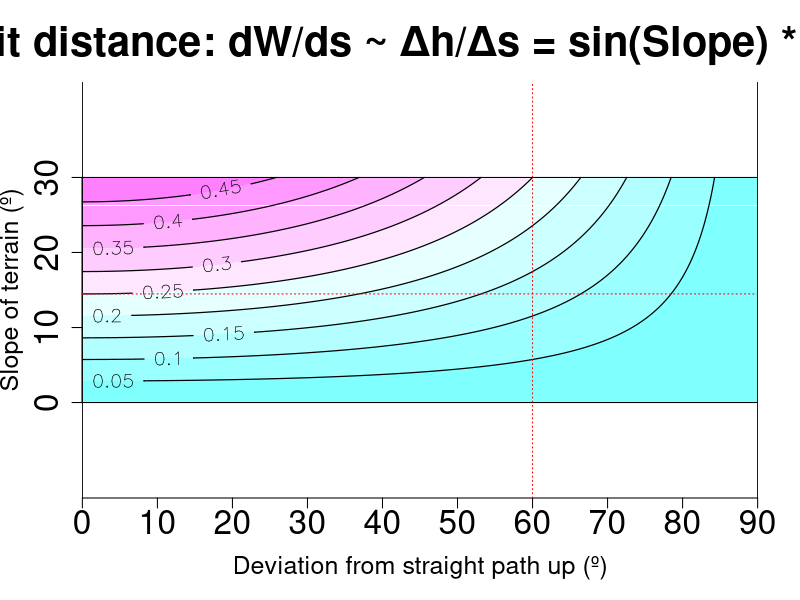
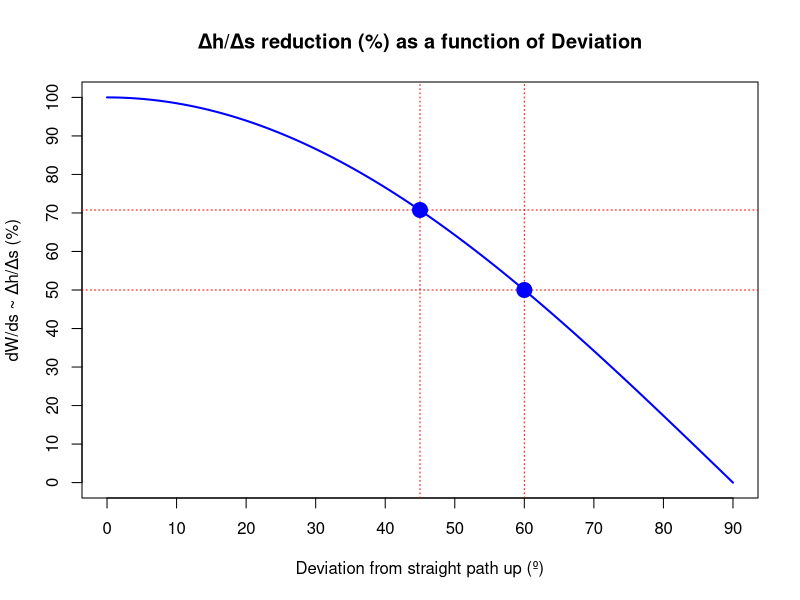

Reproduce these figures in R, in order.
# Calculating the effort saved by zigzagging uphill on a bicycle
# www.overfitting.net
# https://www.overfitting.net/2025/10/subiendo-cuestas-en-bicicleta.html

library(Cairo)

# Fine grid of values
RESOL=10
minalpha=0; maxalpha=30
alpha <- seq(from=minalpha, to=maxalpha, length.out=(maxalpha-minalpha+1)*RESOL)

mintheta=0; maxtheta=90
theta <- seq(from=mintheta, to=maxtheta, length.out=(maxtheta-mintheta+1)*RESOL)

# Convert to radians
alpha_rad <- alpha * pi / 180
theta_rad <- theta * pi / 180

# Build matrix: rows = alpha, cols = theta
M <- outer(alpha_rad, theta_rad, function(a, t) sin(a) * cos(t))
# Add row and column names
rownames(M) <- alpha      # alpha values
colnames(M) <- theta      # theta values

# Write data
# write.csv2(M, "bike.csv")

NCOL=10
CairoPNG("bicycleheatmap.png", width=1920, height=1080)
    # Plot using original increasing alpha
    image(theta, alpha, t(M),
          # col = gray.colors(NCOL, start = 1, end = 0.25),
          col = cm.colors(NCOL),
          xlab = "Deviation from straight path up (º)",
          ylab = "Slope of terrain (º)",
          main = "Effort per unit distance: dW/ds ~ Δh/Δs = sin(Slope) * cos(Deviation)",
          cex.main = 2.5, cex.lab = 1.5,
          asp=1, axes = FALSE)
    abline(h=c(minalpha, maxalpha), v=c(mintheta, maxtheta))

    # Tick marks every 10°
    ticksalpha <- seq(minalpha, maxalpha, by = 10)
    tickstheta <- seq(mintheta, maxtheta, by = 10)
    axis(1, at = tickstheta, labels = tickstheta, cex.axis = 2)
    axis(2, at = ticksalpha, labels = ticksalpha, cex.axis = 2)
    
    contour(theta, alpha, t(M),
            add = TRUE,
            levels = seq(min(M), max(M), length.out=NCOL+1),
            drawlabels = TRUE,  # set to FALSE to hide numbers
            labelfmt = "%.3f",
            lwd = 1.2, labcex = 1.2, col = 'black')
    
    # Example 1: calculate angle to get slope/effort halved
    value_1_4=asin(1/4)  # slope to get dh/ds=0.25
    print(paste0("Slope at which dh/ds=0.25: ", round(value_1_4*180/pi,1), "º"))
    i=as.integer(which.min(abs(M[,1]-value_1_4)))
    vec=M[i,]
    j=as.integer(which.min(abs(vec-max(vec)/2)))
    print(paste0("Must be around 0.25/2=0.125: ", M[i,j]))
    abline(h=value_1_4*180/pi, v=(j-1)/(length(theta)-1)*maxtheta,
           col='red', lty='dotted')
    print(paste0("You must ride ", round((j-1)/(length(vec)-1)*maxtheta,1),
                 "º deviated from straight line"))
    
    # Example 2: calculate slope/effort reduction in % for a Deviation of 45º
    print(paste0("Effort reduction for 45º of Deviation: ",
                 round((1-vec[round(45/maxtheta*length(vec))]/max(vec))*100,1),
                 "%"))
dev.off()

CairoPNG("bicycleexamples.png", width=1024, height=800)
    # Example 1 and 2 plots
    plot(theta, vec, type='l', xlim=c(mintheta,maxtheta), ylim=c(0,max(vec)),
         main='Δh/Δs reduction (%) as a function of Deviation',
         xlab='Deviation from straight path up (º)',
         ylab='dW/ds ~ Δh/Δs (%)',
         col='blue', lwd=2, axes=FALSE)
    box()
    axis(1, at = tickstheta, labels = tickstheta, cex.axis = 1)
    axis(2, at = seq(0, max(vec), length.out=11),
         labels = seq(0,100, length.out=11), cex.axis = 1)
    
    # Example 1
    x1=round((j-1)/(length(vec)-1)*maxtheta)
    y1=M[i,j]
    abline(h=y1, v=x1,
           col='red', lty='dotted')
    points(x1, y1, col='blue', cex=2, pch=19)
    
    # Example 2
    x2=45
    y2=vec[round(45/maxtheta*length(vec))]
    abline(h=y2, v=x2, col='red', lty='dotted')
    points(x2, y2, col='blue', cex=2, pch=19)
dev.off()
       
